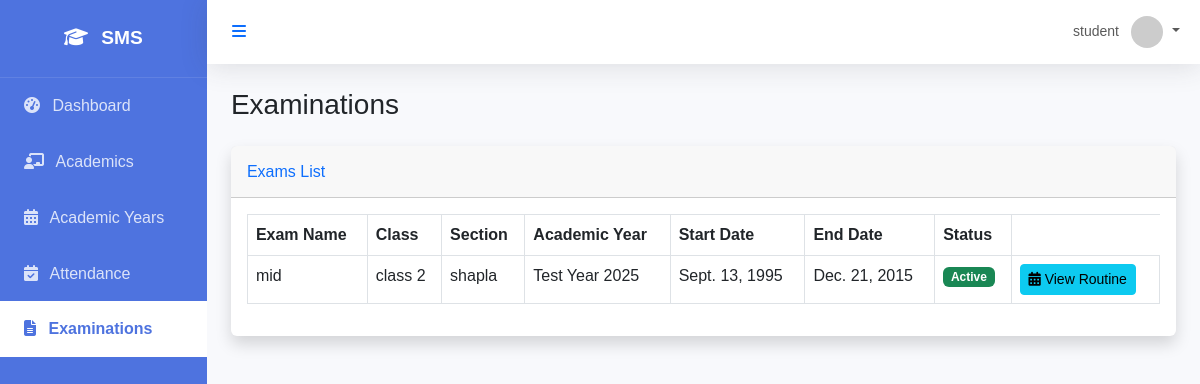
The app's page /examination/exams/ (signed in) with its own data.
### core/models.py (models this page shows, shortened)
class User(AbstractUser):
    class Role(models.TextChoices):
        SUPER_ADMIN = "SUPER_ADMIN", "Super Admin"
        SCHOOL_ADMIN = "SCHOOL_ADMIN", "School Admin"
        ACADEMIC_ADMIN = "ACADEMIC_ADMIN", "Academic Admin"
        TEACHER = "TEACHER", "Teacher"
        STUDENT = "STUDENT", "Student"
        PARENT = "PARENT", "Parent"
        ACCOUNTANT = "ACCOUNTANT", "Accountant"
        LIBRARIAN = "LIBRARIAN", "Librarian"
        RECEPTIONIST = "RECEPTIONIST", "Receptionist"
        HR_MANAGER = "HR_MANAGER", "HR Manager"
    role = models.CharField(max_length=50, choices=Role.choices, default=Role.STUDENT)
    objects = CustomUserManager()

### examination/models.py (models this page shows, shortened)
class Exam(models.Model):
    name = models.CharField(max_length=100)
    academic_year = models.ForeignKey(AcademicYear, on_delete=models.CASCADE)
    start_date = models.DateField()
    end_date = models.DateField()
    is_active = models.BooleanField(default=True)
    description = models.TextField(blank=True)
    exam_class = models.ForeignKey(Class, on_delete=models.CASCADE, null=True, blank=True, verbose_name='Class')
    section = models.ForeignKey(Section, on_delete=models.CASCADE, null=True, blank=True)

### academics/models.py (models this page shows, shortened)
class Class(models.Model):
    name = models.CharField(max_length=50) # e.g. Class 1, Grade 10
    numeric_value = models.IntegerField(unique=True) # For sorting
    class Meta:
        verbose_name_plural = "Classes"
        ordering = ['numeric_value']

class Section(models.Model):
    name = models.CharField(max_length=10) # e.g. A, B, C
    class_name = models.ForeignKey(Class, on_delete=models.CASCADE, related_name='sections')
    class_teacher = models.ForeignKey(User, on_delete=models.SET_NULL, null=True, blank=True, limit_choices_to={'role': 'TEACHER'})
    class Meta:
        unique_together = ['name', 'class_name']
        ordering = ['name']

class AcademicYear(models.Model):
    name = models.CharField(max_length=100) # e.g. 2023-2024
    start_date = models.DateField()
    end_date = models.DateField()
    is_active = models.BooleanField(default=False)
    def __str__(self):
        return self.name

### examination/views.py (the view, shortened to what this page needs)
# urls.py: path('exams/', exam_list, name='exam_list'),
@login_required
def exam_list(request):
    queryset = Exam.objects.prefetch_related('schedules', 'schedules__subject').all()
    user = request.user
    if user.role == User.Role.STUDENT:
        if hasattr(user, 'student_profile') and user.student_profile.current_class:
            queryset = queryset.filter(exam_class=user.student_profile.current_class)
            queryset = queryset.filter(
                Q(section__isnull=True) | Q(section=user.student_profile.section)
            )
            queryset = queryset.distinct()
        else:
            queryset = queryset.none()
    context = {'exams': queryset}
    if user.role in [User.Role.SUPER_ADMIN, User.Role.SCHOOL_ADMIN, User.Role.TEACHER]:
        context['classes'] = Class.objects.all()
        context['sections'] = Section.objects.all()
    return render(request, 'examination/exam_list.html', context)

### templates/examination/exam_list.html (shortened to what this page needs)
{% extends 'base.html' %}
{% block content %}
<div class="d-sm-flex align-items-center justify-content-between mb-4">
    <h1 class="h3 mb-0 text-gray-800">Examinations</h1>
</div>
<div class="card shadow mb-4">
    <div class="card-header py-3">
        {% if user.role == 'SUPER_ADMIN' or user.role == 'SCHOOL_ADMIN' or user.role == 'TEACHER' %}
        <form method="get" class="form-inline">
            <div class="form-group mr-2">
                <select name="class_id" class="form-control">
                    <option value="">All Classes</option>
                    {% for class in classes %}
                    <option value="{{ class.id }}" {% if request.GET.class_id == class.id|stringformat:"s" %}selected{% endif %}>{{ class.name }}</option>
                    {% endfor %}
                </select>
            </div>
            <div class="form-group mr-2">
                <select name="section_id" class="form-control">
                    <option value="">All Sections</option>
                    {% for section in sections %}
                    <option value="{{ section.id }}" {% if request.GET.section_id == section.id|stringformat:"s" %}selected{% endif %}>{{ section.name }}</option>
                    {% endfor %}
                </select>
            </div>
            <button type="submit" class="btn btn-primary">Filter</button>
            <a href="{% url 'exam_list' %}" class="btn btn-secondary ml-2">Reset</a>
        </form>
        {% else %}
        <h6 class="m-0 font-weight-bold text-primary">Exams List</h6>
        {% endif %}
    </div>
    <div class="card-body">
        <div class="table-responsive">
            <table class="table table-bordered" width="100%" cellspacing="0">
                <thead>
                    <tr>
                        <th>Exam Name</th>
                        <th>Class</th>
                        <th>Section</th>
                        <th>Academic Year</th>
                        <th>Start Date</th>
                        <th>End Date</th>
                        <th>Status</th>
                    </tr>
                </thead>
                <tbody>
                    {% for exam in exams %}
                    <tr>
                        <td>{{ exam.name }}</td>
                        <td>{{ exam.exam_class.name|default:"All Classes" }}</td>
                        <td>{{ exam.section.name|default:"All Sections" }}</td>
                        <td>{{ exam.academic_year }}</td>
                        <td>{{ exam.start_date }}</td>
                        <td>{{ exam.end_date }}</td>
                        <td>
                            {% if exam.is_active %}
                                <span class="badge bg-success">Active</span>
                            {% else %}
                                <span class="badge bg-secondary">Inactive</span>
                            {% endif %}
                        </td>
                        <td>
                            <button type="button" class="btn btn-sm btn-info" data-bs-toggle="modal" data-bs-target="#scheduleModal{{ exam.id }}">
                                <i class="fas fa-calendar-alt"></i> View Routine
                            </button>
                        </td>
                    </tr>
                    {% empty %}
                    <tr>
                        <td colspan="8" class="text-center">No exams found.</td>
                    </tr>
                    {% endfor %}
                </tbody>
            </table>
        </div>
    </div>
</div>
{% endblock %}

### templates/base.html (shortened to what this page needs)
<!DOCTYPE html>
<html lang="en">
<head>
    <link href="https://cdn.jsdelivr.net/npm/bootstrap@5.3.0/dist/css/bootstrap.min.css" rel="stylesheet">
    <link href="https://cdnjs.cloudflare.com/ajax/libs/font-awesome/6.4.0/css/all.min.css" rel="stylesheet">
</head>
<body x-data="{ sidebarOpen: true }">
    <div id="wrapper" :class="{ 'toggled': !sidebarOpen }">
        <div id="sidebar-wrapper" x-show="sidebarOpen" x-transition:enter="transition ease-out duration-300" x-transition:enter-start="opacity-0 transform -translate-x-full" x-transition:enter-end="opacity-100 transform translate-x-0" x-transition:leave="transition ease-in duration-300" x-transition:leave-start="opacity-100 transform translate-x-0" x-transition:leave-end="opacity-0 transform -translate-x-full">
            <div class="sidebar-heading">
                <i class="fas fa-graduation-cap me-2"></i> SMS
            </div>
            <div class="list-group list-group-flush">
                <a href="{% url 'dashboard' %}" class="list-group-item list-group-item-action {% if request.resolver_match.url_name == 'dashboard' %}active{% endif %}">
                    <i class="fas fa-tachometer-alt me-2"></i> Dashboard
                </a>
                {% if user.role == 'SUPER_ADMIN' or user.role == 'SCHOOL_ADMIN' or user.role == 'TEACHER' or user.role == 'ACADEMIC_ADMIN' or user.role == 'STUDENT' %}
                <a href="{% url 'class_list' %}" class="list-group-item list-group-item-action {% if 'academics' in request.path and 'academic-years' not in request.path %}active{% endif %}">
                    <i class="fas fa-chalkboard-teacher me-2"></i> Academics
                </a>
                <a href="{% url 'academic_year_list' %}" class="list-group-item list-group-item-action {% if 'academic-years' in request.path %}active{% endif %}">
                    <i class="fas fa-calendar-alt me-2"></i> Academic Years
                </a>
                {% endif %}
                <a href="{% url 'attendance_dashboard' %}" class="list-group-item list-group-item-action {% if 'attendance' in request.path %}active{% endif %}">
                    <i class="fas fa-calendar-check me-2"></i> Attendance
                </a>
                <a href="{% url 'exam_list' %}" class="list-group-item list-group-item-action {% if 'examination' in request.path %}active{% endif %}">
                    <i class="fas fa-file-alt me-2"></i> Examinations
                </a>
            </div>
        </div>
        <div id="page-content-wrapper">
            <nav class="navbar navbar-expand-lg navbar-light bg-white mb-4 static-top">
                <div class="container-fluid">
                    <button class="btn btn-link text-primary" @click="sidebarOpen = !sidebarOpen">
                        <i class="fas fa-bars"></i>
                    </button>
                    <ul class="navbar-nav ms-auto">
                        <li class="nav-item dropdown">
                            <a class="nav-link dropdown-toggle" href="#" id="userDropdown" role="button" data-bs-toggle="dropdown" aria-expanded="false">
                                <span class="me-2 d-none d-lg-inline text-gray-600 small">{{ user.username }}</span>
                                <img class="img-profile rounded-circle" src="https://ui-avatars.com/api/?name={{ user.username }}" width="32" height="32">
                            </a>
                        </li>
                    </ul>
                </div>
            </nav>
            <div class="container-fluid px-4">
                {% block content %}{% endblock %}
            </div>
        </div>
    </div>
</body>
</html>

### templates/base.html (style rules this page uses)
:root { --primary-color: #4e73df; --secondary-color: #858796; --success-color: #1cc88a; --info-color: #36b9cc; --warning-color: #f6c23e; --danger-color: #e74a3b; --light-color: #f8f9fc; --dark-color: #5a5c69; }
body { font-family: 'Nunito', sans-serif; background-color: #f8f9fc; overflow-x: hidden; }
#wrapper { display: flex; width: 100%; align-items: stretch; }
#sidebar-wrapper { min-height: 100vh; width: 250px; background-color: var(--primary-color); color: white; transition: all 0.3s ease; }
#sidebar-wrapper .sidebar-heading { padding: 1.5rem; font-size: 1.2rem; font-weight: bold; text-align: center; border-bottom: 1px solid rgba(255, 255, 255, 0.1); }
#sidebar-wrapper .list-group-item { padding: 1rem 1.5rem; background-color: transparent; color: rgba(255, 255, 255, 0.8); border: none; transition: all 0.2s ease; }
#sidebar-wrapper .list-group-item.active { background-color: white; color: var(--primary-color); font-weight: bold; }
#page-content-wrapper { width: 100%; display: flex; flex-direction: column; }
.navbar { box-shadow: 0 .15rem 1.75rem 0 rgba(58,59,69,.15); }
.card { border: none; box-shadow: 0 .15rem 1.75rem 0 rgba(58,59,69,.15); transition: transform 0.2s ease; }

### records on screen
User: username "student"
Exam: name "mid", exam_class.name "class 2", section.name "shapla", academic_year "Test Year 2025", start_date "Sept. 13, 1995", end_date "Dec. 21, 2015", is_active "Active"
